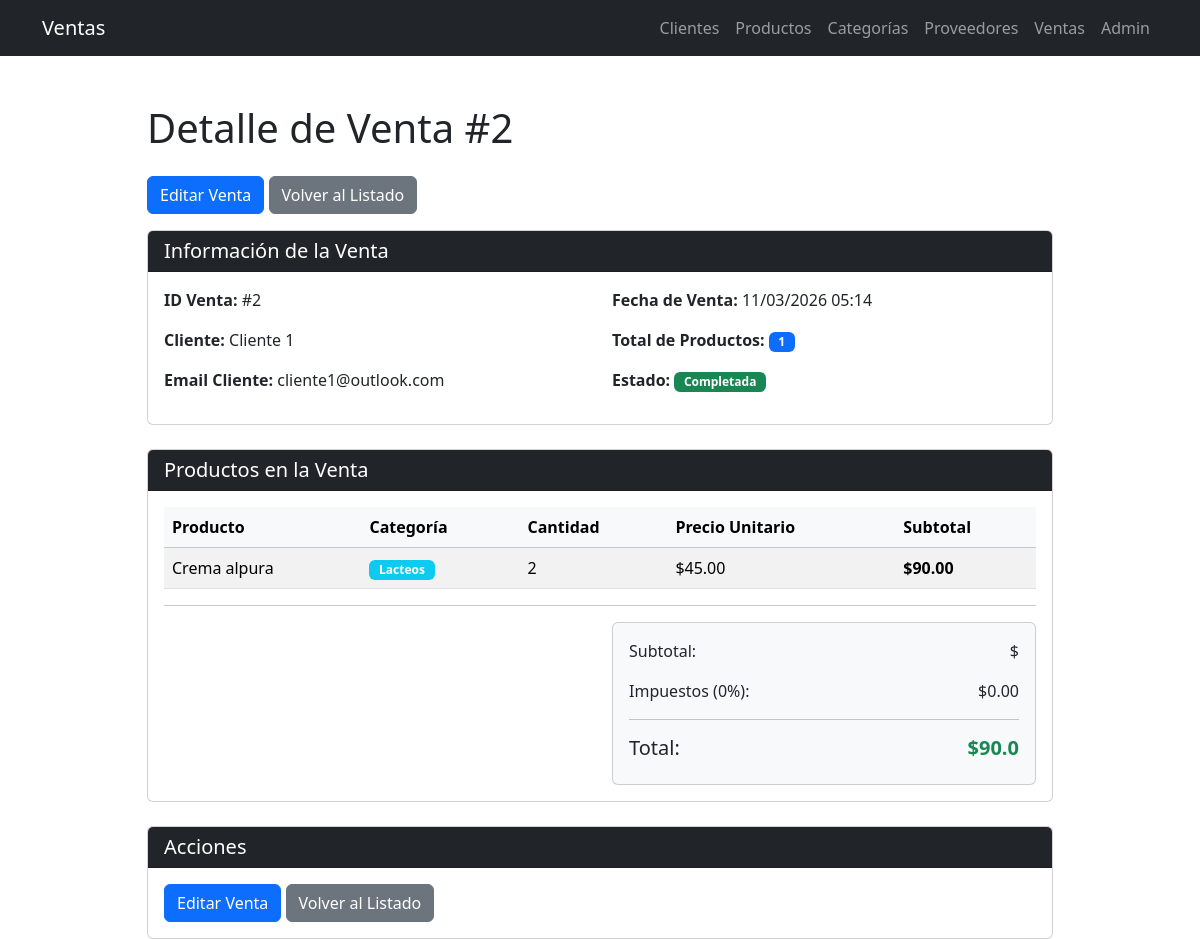
/ventas/2/detalle/, run on the app's committed database.
### ventas/infrastructure/django_models/__init__.py (models this page shows, shortened)
class ClienteModel(models.Model):
    nombre = models.CharField(max_length=100)
    email = models.EmailField(blank=True, null=True)
    calle = models.CharField(max_length=255, blank=True, null=True)
    colonia = models.CharField(max_length=100, blank=True, null=True)
    codigo_postal = models.CharField(max_length=10, blank=True, null=True)
    ciudad = models.CharField(max_length=100, blank=True, null=True)
    telefono = models.CharField(max_length=20, blank=True, null=True)

class VentaModel(models.Model):
    cliente = models.ForeignKey(ClienteModel, on_delete=models.CASCADE)
    fecha = models.DateTimeField(auto_now_add=True)
    total = models.DecimalField(max_digits=12, decimal_places=2, default=0)

class DetalleVentaModel(models.Model):
    venta = models.ForeignKey(VentaModel, on_delete=models.CASCADE, related_name='detalles')
    producto = models.ForeignKey(ProductoModel, on_delete=models.CASCADE)
    cantidad = models.PositiveIntegerField()
    precio_unitario = models.DecimalField(max_digits=10, decimal_places=2)
    subtotal = models.DecimalField(max_digits=12, decimal_places=2)

class ProductoModel(models.Model):
    nombre = models.CharField(max_length=100)
    descripcion = models.TextField(blank=True, null=True)
    precio = models.DecimalField(max_digits=10, decimal_places=2)
    stock = models.PositiveIntegerField(default=0)
    categoria = models.ForeignKey(CategoriaModel, on_delete=models.CASCADE, related_name='productos', null=True, blank=True)

class CategoriaModel(models.Model):
    nombre = models.CharField(max_length=100)
    descripcion = models.TextField(blank=True, null=True)

### ventas/views.py (the view)
# urls.py: path('ventas/<int:venta_id>/detalle/', views.detalle_venta, name='detalle_venta'),
def detalle_venta(request, venta_id):
    venta = venta_service.get_venta_by_id(venta_id)
    detalles = DetalleVentaModel.objects.filter(venta_id=venta_id)
    return render(request, 'ventas/ventas/detalle.html', {
        'venta': venta,
        'detalles': detalles
    })

### ventas/application/services/__init__.py (called while the page is built)
    def get_venta_by_id(self, venta_id):
        return self.repository.get_by_id(venta_id)

### ventas/infrastructure/repositories/cliente_repository.py (called while the page is built)
    def get_by_id(self, cliente_id: int) -> Optional[Cliente]:
        try:
            cliente_model = ClienteModel.objects.get(id=cliente_id)
            return self._model_to_entity(cliente_model)
        except ObjectDoesNotExist:
            return None

    def _model_to_entity(self, cliente_model: ClienteModel) -> Cliente:
        return Cliente(
            id=cliente_model.id,
            nombre=cliente_model.nombre,
            email=cliente_model.email,
            calle=cliente_model.calle,
            colonia=cliente_model.colonia,
            codigo_postal=cliente_model.codigo_postal,
            ciudad=cliente_model.ciudad,
            telefono=cliente_model.telefono
        )

### ventas/infrastructure/repositories/venta_repository.py (called while the page is built)
    def get_by_id(self, venta_id: int) -> Optional[Venta]:
        try:
            venta_model = VentaModel.objects.get(id=venta_id)
            return self._model_to_entity(venta_model)
        except ObjectDoesNotExist:
            return None

    def _producto_model_to_entity(self, producto_model):
        from ...domain.entities import Producto
        return Producto(
            id=producto_model.id,
            nombre=producto_model.nombre,
            descripcion=producto_model.descripcion,
            precio=float(producto_model.precio),
            stock=producto_model.stock
        )

### ventas/templates/ventas/ventas/detalle.html (shortened to what this page needs)
{% extends 'ventas/base.html' %}
{% block content %}
<div class="container mt-5">
    <div class="row justify-content-center">
        <div class="col-md-10">
            <h1 class="mb-4">Detalle de Venta #{{ venta.id }}</h1>
            <a href="{% url 'editar_venta' venta.id %}" class="btn btn-primary mb-3">Editar Venta</a>
            <a href="{% url 'lista_ventas' %}" class="btn btn-secondary mb-3">Volver al Listado</a>
            <div class="card mb-4">
                <div class="card-header bg-dark text-white">
                    <h5 class="mb-0">Información de la Venta</h5>
                </div>
                <div class="card-body">
                    <div class="row">
                        <div class="col-md-6">
                            <p><strong>ID Venta:</strong> #{{ venta.id }}</p>
                            <p><strong>Cliente:</strong> {{ venta.cliente.nombre }}</p>
                            <p><strong>Email Cliente:</strong> {{ venta.cliente.email|default:"N/A" }}</p>
                        </div>
                        <div class="col-md-6">
                            <p><strong>Fecha de Venta:</strong> {{ venta.fecha|date:"d/m/Y H:i" }}</p>
                            <p><strong>Total de Productos:</strong>
                                <span class="badge bg-primary">{{ detalles|length }}</span>
                            </p>
                            <p><strong>Estado:</strong>
                                <span class="badge bg-success">Completada</span>
                            </p>
                        </div>
                    </div>
                </div>
            </div>
            <div class="card mb-4">
                <div class="card-header bg-dark text-white">
                    <h5 class="mb-0">Productos en la Venta</h5>
                </div>
                <div class="card-body">
                    {% if detalles %}
                        <div class="table-responsive">
                            <table class="table table-striped table-hover">
                                <thead class="table-light">
                                    <tr>
                                        <th>Producto</th>
                                        <th>Categoría</th>
                                        <th>Cantidad</th>
                                        <th>Precio Unitario</th>
                                        <th>Subtotal</th>
                                    </tr>
                                </thead>
                                <tbody>
                                    {% for detalle in detalles %}
                                    <tr>
                                        <td>{{ detalle.producto.nombre }}</td>
                                        <td>
                                            {% if detalle.producto.categoria %}
                                                <span class="badge bg-info">{{ detalle.producto.categoria.nombre }}</span>
                                            {% else %}
                                                <span class="text-muted">Sin categoría</span>
                                            {% endif %}
                                        </td>
                                        <td>{{ detalle.cantidad }}</td>
                                        <td>${{ detalle.precio_unitario }}</td>
                                        <td><strong>${{ detalle.subtotal }}</strong></td>
                                    </tr>
                                    {% endfor %}
                                </tbody>
                            </table>
                        </div>
                        <hr>
                        <div class="row">
                            <div class="col-md-6 offset-md-6">
                                <div class="card bg-light">
                                    <div class="card-body">
                                        <div class="d-flex justify-content-between mb-3">
                                            <span>Subtotal:</span>
                                            <span id="subtotal">${{ venta_subtotal }}</span>
                                        </div>
                                        <div class="d-flex justify-content-between mb-3">
                                            <span>Impuestos (0%):</span>
                                            <span>$0.00</span>
                                        </div>
                                        <hr>
                                        <div class="d-flex justify-content-between">
                                            <h5>Total:</h5>
                                            <h5 class="text-success">
                                                <strong>${{ venta.total }}</strong>
                                            </h5>
                                        </div>
                                    </div>
                                </div>
                            </div>
                        </div>
                    {% else %}
                        <div class="alert alert-warning">
                            No hay productos en esta venta.
                        </div>
                    {% endif %}
                </div>
            </div>
            <div class="card">
                <div class="card-header bg-dark text-white">
                    <h5 class="mb-0">Acciones</h5>
                </div>
                <div class="card-body">
                    <a href="{% url 'editar_venta' venta.id %}" class="btn btn-primary">
                         Editar Venta
                    </a>
                    <a href="{% url 'lista_ventas' %}" class="btn btn-secondary">
                         Volver al Listado
                    </a>
                </div>
            </div>
        </div>
    </div>
</div>
{% endblock %}

### ventas/templates/ventas/ventas/detalle.html (style rules this page uses)
.table { margin-bottom: 0; }
.badge { padding: 0.25rem 0.6rem; }

### data on the page
ClienteModel: cliente.nombre "Cliente 1", cliente.email "cliente1@outlook.com"
VentaModel: fecha "11/03/2026 05:14"
DetalleVentaModel: producto.nombre "Crema alpura", producto.categoria.nombre "Lacteos", cantidad "2", precio_unitario "45.00", subtotal "90.00"

### other printed values
{{ venta.id }} "2"
{{ detalles|length }} "1"
{{ venta.total }} "90.0"
